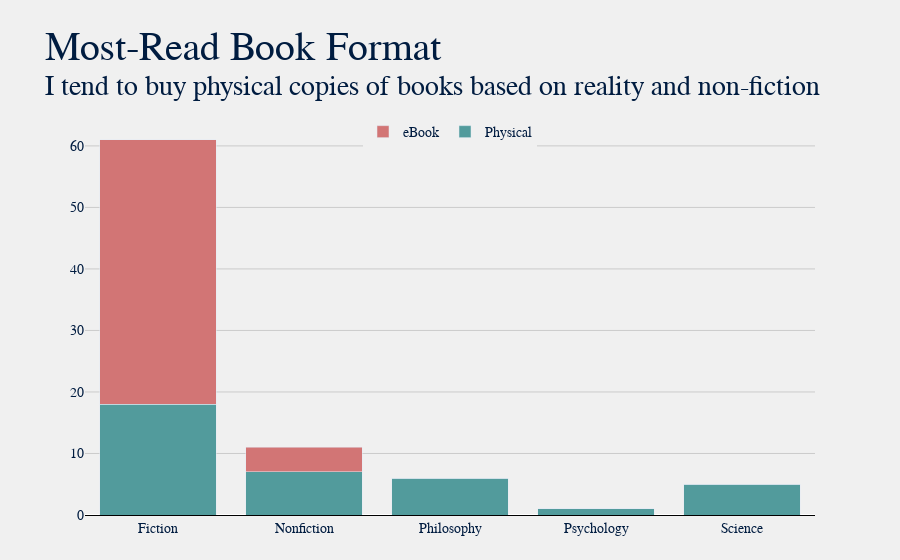

Notebook source saved alongside this figure:
### Markdown cell above
### Do I prefer physical books, or eBooks?

In general I prefer physical books - but the reason I've read so many eBooks is because I used to be an expat in South Korea, and it was simply a matter of convenience that I have a Kindle instead of a bunch of physical books. I was moving between apartments relatively often, and apartments in Seoul can be [rather small](https://www.statista.com/statistics/644523/south-korea-living-space-per-person/), so I had limited space. Currently, I tend to buy physical books when they are more science-based, while I have more fiction books in eBook format.

### Code cell
physical = (df[df['Format'] == 'Physical'].groupby('Genre')['Title']
            .count()
            .reset_index()
            .rename(columns={'Title':'Physical'}))
ebook = (df[df['Format'] == 'eBook'].groupby('Genre')['Title']
         .count()
         .reset_index()
         .rename(columns={'Title':'eBook'}))

format_df = pd.concat([physical, ebook['eBook']], axis=1).fillna(0).set_index('Genre')
format_df = format_df.convert_dtypes()

title = "Most-Read Book Format"
sub = f"I tend to buy physical copies of books based on reality and non-fiction"
plot.gen_stacked_bar_graph(format_df, title, sub)

### Figure 1 — Plotly figure (JSON) as saved in the notebook; plotly's stock layout.template omitted (floating-point values rounded to 4 significant figures)
{"data": [{"customdata": ["Physical", "Physical", "Physical", "Physical", "Physical"], "hovertemplate": "<b>%{customdata}</b>: %{y}<extra></extra>", "marker": {"color": "#529b9c"}, "name": "Physical", "type": "bar", "x": ["Fiction", "Nonfiction", "Philosophy", "Psychology", "Science"], "y": [18, 7, 6, 1, 5]}, {"customdata": ["eBook", "eBook", "eBook", "eBook", "eBook"], "hovertemplate": "<b>%{customdata}</b>: %{y}<extra></extra>", "marker": {"color": "#d27575"}, "name": "eBook", "type": "bar", "x": ["Fiction", "Nonfiction", "Philosophy", "Psychology", "Science"], "y": [43, 4, 0, 0, 0]}], "layout": {"autosize": true, "barmode": "stack", "font": {"color": "#001c40", "family": "Baskerville", "size": 14}, "legend": {"orientation": "h", "x": 0.5, "xanchor": "center", "y": 1.01, "yanchor": "top"}, "margin": {"b": 45, "l": 85, "r": 85, "t": 120}, "paper_bgcolor": "#f0f0f0", "plot_bgcolor": "#f0f0f0", "showlegend": true, "title": {"font": {"color": "#001c40", "family": "Baskerville, Bold", "size": 40}, "text": "Most-Read Book Format<br><sup>I tend to buy physical copies of books based on reality and non-fiction"}, "xaxis": {"autorange": true, "gridcolor": "#cbcbcb", "linecolor": "black", "range": [-0.5, 4.5], "showgrid": false, "showline": true, "title": {}, "type": "category"}, "yaxis": {"autorange": true, "gridcolor": "#cbcbcb", "linecolor": "black", "range": [0, 64.21], "showgrid": true, "showline": false, "showticklabels": true, "title": {}, "type": "linear"}}}
